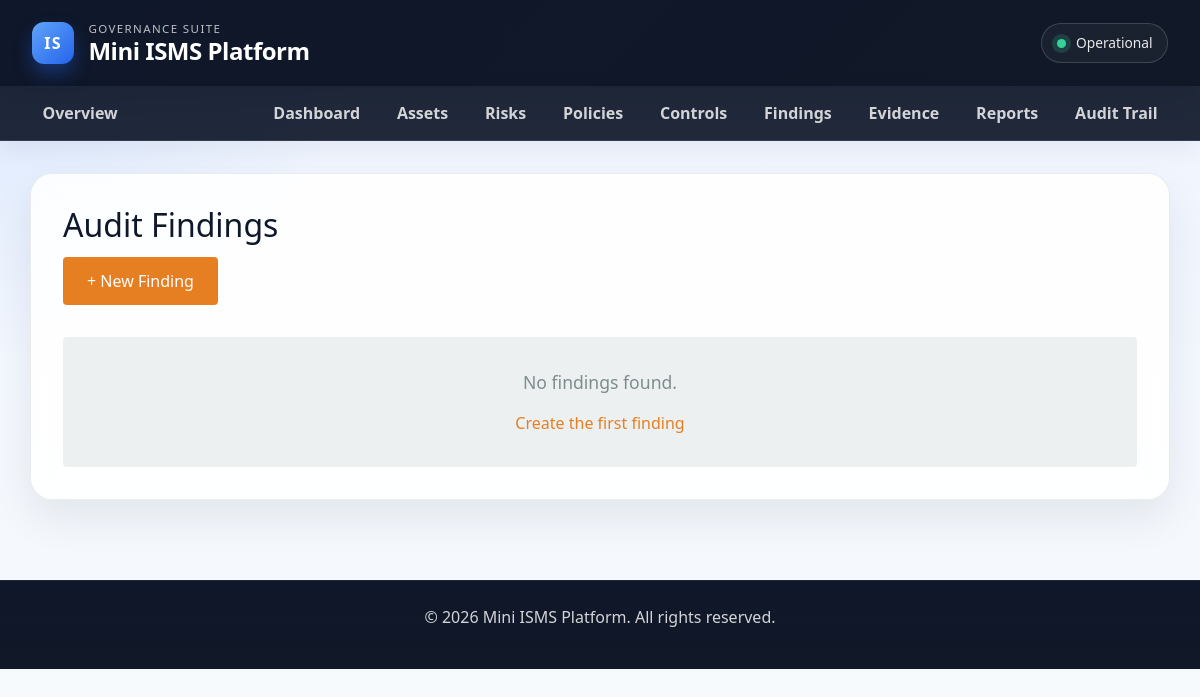
Before: /findings (signed in) with the older database file.
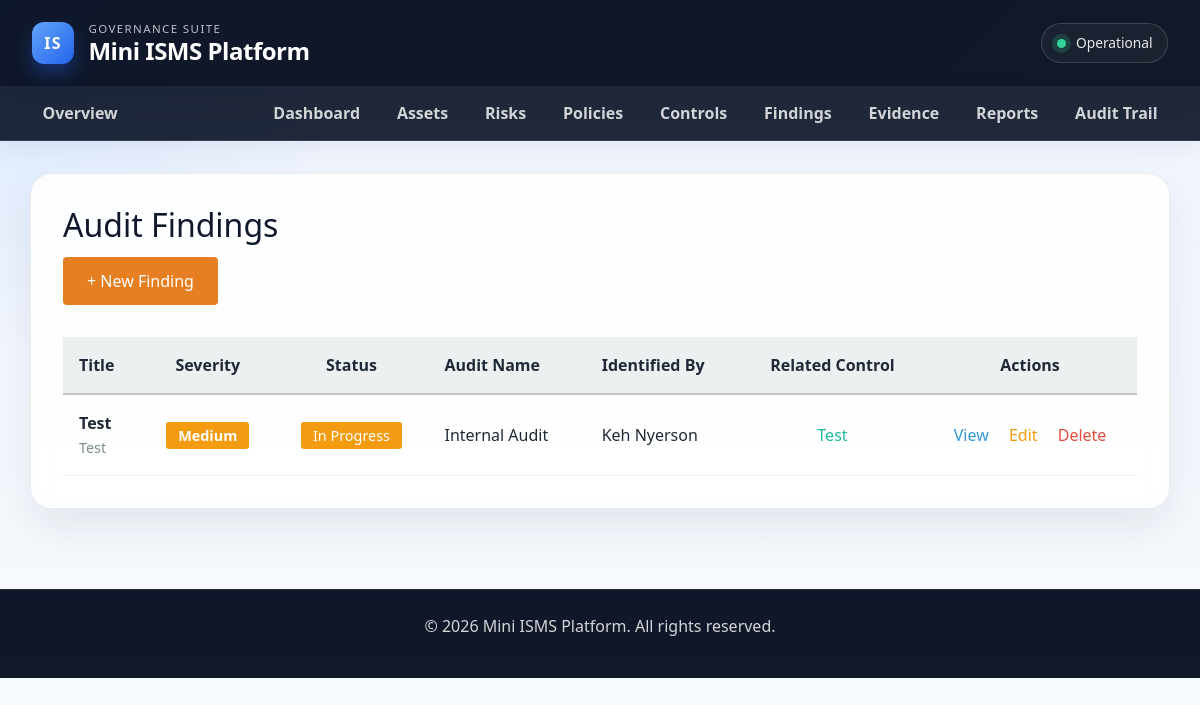
After: the same page with the newer database file.
### app/models.py (models this page shows, shortened)
class Finding(db.Model):
    __tablename__ = 'findings'
    id = db.Column(db.Integer, primary_key=True)
    tenant_id = db.Column(db.Integer, db.ForeignKey('tenants.id'), nullable=False, default=1)
    title = db.Column(db.String(200), nullable=False)
    description = db.Column(db.Text)
    severity = db.Column(db.String(20), default='Medium')
    status = db.Column(db.String(50), default='Open')
    control_id = db.Column(db.Integer, db.ForeignKey('controls.id'), nullable=True)
    audit_name = db.Column(db.String(150))
    identified_date = db.Column(db.DateTime, default=datetime.utcnow)
    identified_by = db.Column(db.String(100))
    created_by_user_id = db.Column(db.Integer, db.ForeignKey('users.id'), nullable=True)
    control = db.relationship('Control', backref='findings')

class Control(db.Model):
    __tablename__ = 'controls'
    id = db.Column(db.Integer, primary_key=True)
    tenant_id = db.Column(db.Integer, db.ForeignKey('tenants.id'), nullable=False, default=1)
    control_id = db.Column(db.String(20))
    name = db.Column(db.String(200), nullable=False)
    description = db.Column(db.Text)
    control_type = db.Column(db.String(50))
    implementation_status = db.Column(db.String(50), default='Not Implemented')
    risk_id = db.Column(db.Integer, db.ForeignKey('risks.id'), nullable=True)
    policy_id = db.Column(db.Integer, db.ForeignKey('policies.id'), nullable=True)
    created_by_user_id = db.Column(db.Integer, db.ForeignKey('users.id'), nullable=True)
    risk = db.relationship('Risk', backref='controls')
    policy = db.relationship('Policy', backref='controls')

### app/routes.py (the view)
@main.route('/findings')
@login_required
def findings_list():
    findings = Finding.query.filter_by(tenant_id=current_user.tenant_id).all()
    return render_template('findings_list.html', findings=findings)

### app/templates/findings_list.html (shortened to what this page needs)
{% extends "base.html" %}
{% block content %}
<h2>Audit Findings</h2>
<div style="margin-bottom: 2rem;">
    <a href="/findings/new" style="background-color: #e67e22; color: white; padding: 0.75rem 1.5rem; border-radius: 4px; text-decoration: none; display: inline-block;">
        + New Finding
    </a>
</div>
{% if findings %}
<table style="width: 100%; border-collapse: collapse;">
    <thead>
        <tr style="background-color: #ecf0f1; border-bottom: 2px solid #bdc3c7;">
            <th style="padding: 1rem; text-align: left;">Title</th>
            <th style="padding: 1rem; text-align: center;">Severity</th>
            <th style="padding: 1rem; text-align: center;">Status</th>
            <th style="padding: 1rem; text-align: left;">Audit Name</th>
            <th style="padding: 1rem; text-align: left;">Identified By</th>
            <th style="padding: 1rem; text-align: center;">Related Control</th>
            <th style="padding: 1rem; text-align: center;">Actions</th>
        </tr>
    </thead>
    <tbody>
        {% for finding in findings %}
        <tr style="border-bottom: 1px solid #ecf0f1; {% if loop.index % 2 == 0 %}background-color: #f9f9f9;{% endif %}">
            <td style="padding: 1rem;">
                <strong>{{ finding.title }}</strong>
                {% if finding.description %}
                <br>
                <span style="color: #7f8c8d; font-size: 0.9rem;">{{ finding.description[:50] }}{% if finding.description|length > 50 %}...{% endif %}</span>
                {% endif %}
            </td>
            <td style="padding: 1rem; text-align: center;">
                <span style="background-color: {% if finding.severity == 'Critical' %}#c0392b{% elif finding.severity == 'High' %}#e74c3c{% elif finding.severity == 'Medium' %}#f39c12{% else %}#27ae60{% endif %}; color: white; padding: 0.25rem 0.75rem; border-radius: 3px; font-size: 0.9rem; font-weight: bold;">
                    {{ finding.severity or 'Medium' }}
                </span>
            </td>
            <td style="padding: 1rem; text-align: center;">
                <span style="background-color: {% if finding.status == 'Open' %}#e74c3c{% elif finding.status == 'In Progress' %}#f39c12{% else %}#27ae60{% endif %}; color: white; padding: 0.25rem 0.75rem; border-radius: 3px; font-size: 0.9rem;">
                    {{ finding.status or 'Open' }}
                </span>
            </td>
            <td style="padding: 1rem;">{{ finding.audit_name or 'N/A' }}</td>
            <td style="padding: 1rem;">{{ finding.identified_by or 'Unknown' }}</td>
            <td style="padding: 1rem; text-align: center;">
                {% if finding.control %}
                <a href="/controls/{{ finding.control.id }}" style="color: #1abc9c; text-decoration: none;">{{ finding.control.name[:20] }}</a>
                {% else %}
                <span style="color: #95a5a6;">—</span>
                {% endif %}
            </td>
            <td style="padding: 1rem; text-align: center;">
                <a href="/findings/{{ finding.id }}" style="color: #3498db; text-decoration: none; margin-right: 1rem;">View</a>
                <a href="/findings/{{ finding.id }}/edit" style="color: #f39c12; text-decoration: none; margin-right: 1rem;">Edit</a>
                <a href="/findings/{{ finding.id }}/delete" style="color: #e74c3c; text-decoration: none;" onclick="return confirm('Are you sure?');">Delete</a>
            </td>
        </tr>
        {% endfor %}
    </tbody>
</table>
{% else %}
<div style="background-color: #ecf0f1; padding: 2rem; border-radius: 4px; text-align: center;">
    <p style="color: #7f8c8d; font-size: 1.1rem;">No findings found.</p>
    <a href="/findings/new" style="color: #e67e22; text-decoration: none;">Create the first finding</a>
</div>
{% endif %}
{% endblock %}

Changed rows visible on the page:
added Finding: title "Test", description "Test", severity "Medium", status "In Progress", audit_name "Internal Audit", identified_by "Keh Nyerson", control "Test"
Other visible differences:
text no longer shown: "No findings found. Create the first finding"
text now shown: "Title Severity Status Audit Name Identified By Related Control Actions"
